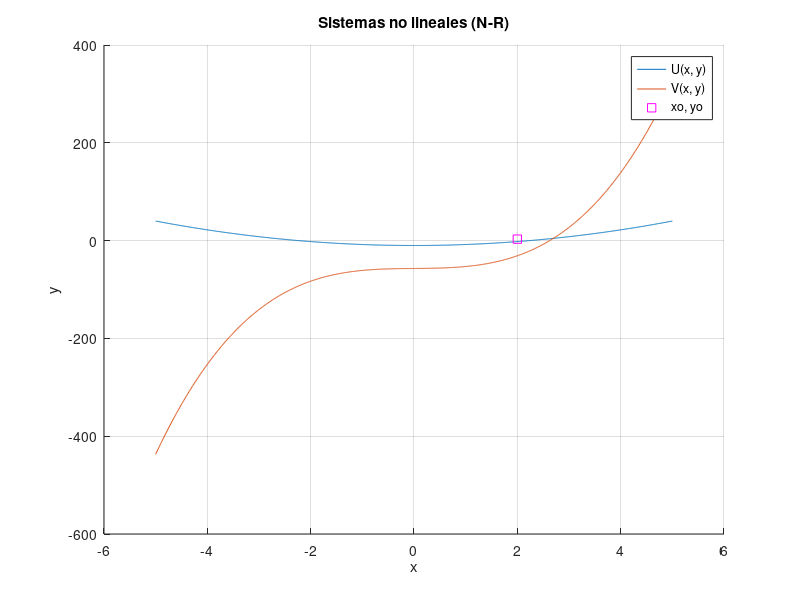

Here is the MATLAB script that generated this plot:
clc;
clear all;

% Ec
U = @(x, y) x.^2 + x.*y - 10;
V = @(x, y) y + 3.*x.*y.^2 - 57;
% Du x, y
dUx = @(x, y) 2.*x + y;
dUy = @(x, y) x;
% Dv x, y
dVx = @(x, y) 3.*y.^2;
dVy = @(x, y) 1 + 6.*x.*y;

% Condicones iniciales
xo = 1.5;
yo = 3.5;
err = 0.002;
err_n = err+1;

hold on;
xx = linspace(-5, 5, 1000);
yy = linspace(-5, 5, 1000);
plot( xx, U(xx, yy) );
plot( xx, V(xx, yy) );

while err_n > err
    dj = dUx(xo, yo)*dVy(xo, yo) - dUy(xo, yo)*dVx(xo, yo);
    xo_aux = xo;
    yo_aux = yo;
    xo = xo - ( U(xo_aux, yo_aux)*dVy(xo_aux, yo_aux) - V(xo_aux, yo_aux)*dUy(xo_aux, yo_aux) )/dj;
    yo = yo - ( V(xo_aux, yo_aux)*dUx(xo_aux, yo_aux) - U(xo_aux, yo_aux)*dVx(xo_aux, yo_aux) )/dj;
    
    err_u = abs( U(xo, yo) );
    err_v = abs( V(xo, yo) );
    
    err_n = abs(err_u + err_v);
end
plot(xo, yo, 'ms');

legend('U(x, y)', 'V(x, y)', 'xo, yo');
xlabel('x');
ylabel('y');
title('Sistemas no lineales (N-R)');
grid on;

xo
yo